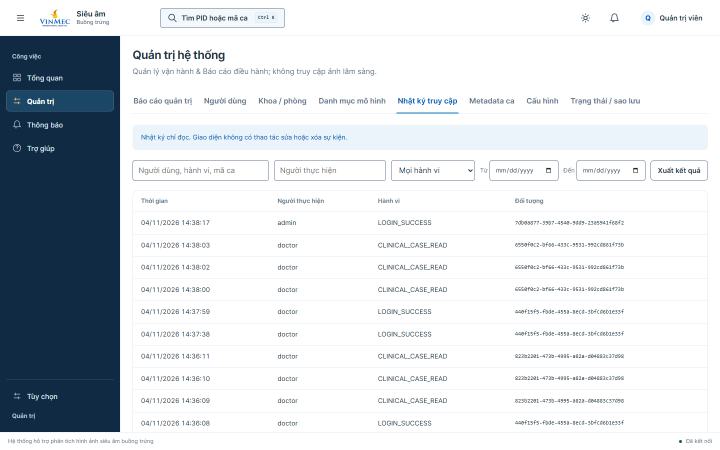
#> input picture audit/2026-11-04/admin-audit.png, 1440 x 900 px (shown at 1/2 size); its folder holds 4 pictures in this run
$ python contact-sheets.py
#> lines starting #> are read from the running program, lines starting #| are printed output that depends on the picture
from pathlib import Path
from PIL import Image, ImageDraw
out=Path(__file__).parent
files=[p for p in out.glob('*.png') if not p.name.startswith(('sheet-','print-page','actual-print','synthetic','cua-'))]
for start in range(0,len(files),6):
    sheet=Image.new('RGB',(1500,1320),'#dddddd');draw=ImageDraw.Draw(sheet)
#> after `sheet = Image.new('RGB', (1500, 1320), '#dddddd')`: sheet: PIL image 1500x1320 RGB; every value is 221
    for j,p in enumerate(files[start:start+6]):
        im=Image.open(p).convert('RGB');im.thumbnail((740,400));x=(j%2)*750;y=(j//2)*440
#> further down, im is the input picture: PIL image 1440x900 RGB; mean R, G, B 214.6, 219.6, 224
#> after `im.thumbnail((740, 400))`:
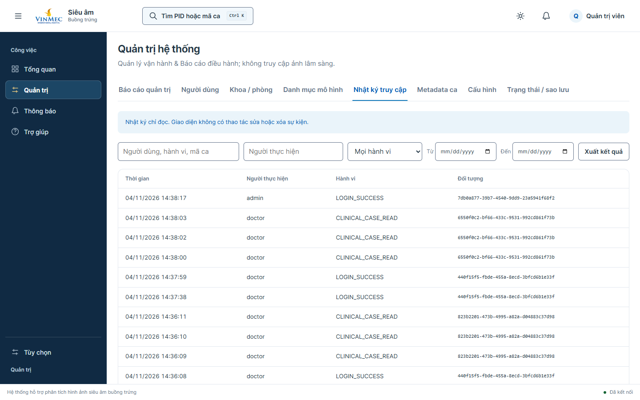
#> im: PIL image 640x400 RGB; mean R, G, B 214.4, 219.4, 223.9
        draw.text((x+8,y+5),p.name,fill='black');sheet.paste(im,(x,y+25))
#> after `sheet.paste(im, (x, y + 25))`:
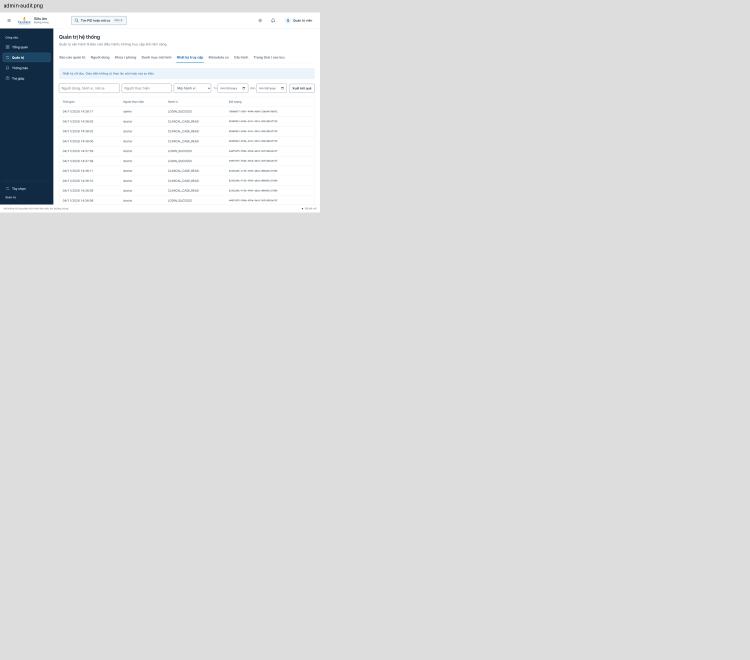
#> sheet: PIL image 1500x1320 RGB (shown at 1/2 size); mean R, G, B 220.1, 220.8, 221.4
    sheet.save(out/f'sheet-{start//6+1}.jpg')
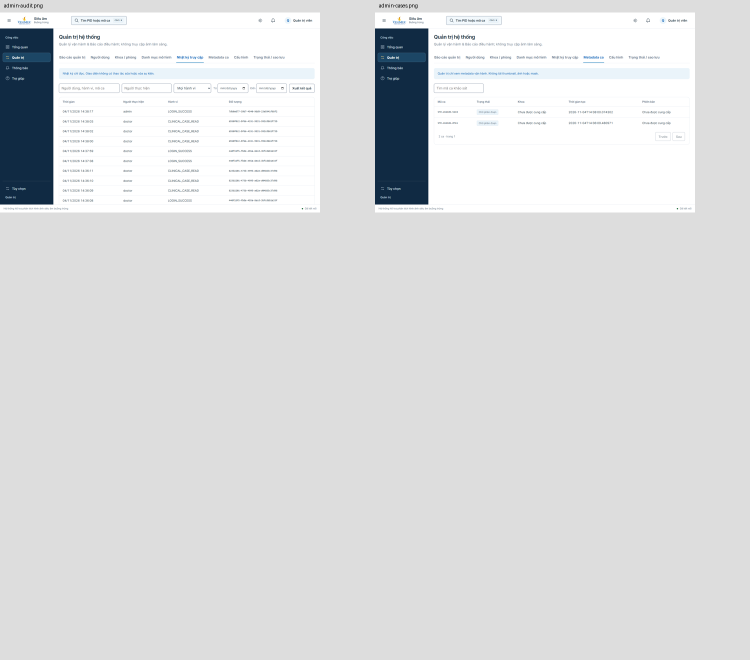
#> saved as sheet-1.jpg: PIL image 1500x1320 RGB (shown at 1/2 size); mean R, G, B 219.5, 220.8, 221.9
print('sheets',(len(files)+5)//6)

$ run again, on audit/2026-11-04/admin-departments.png
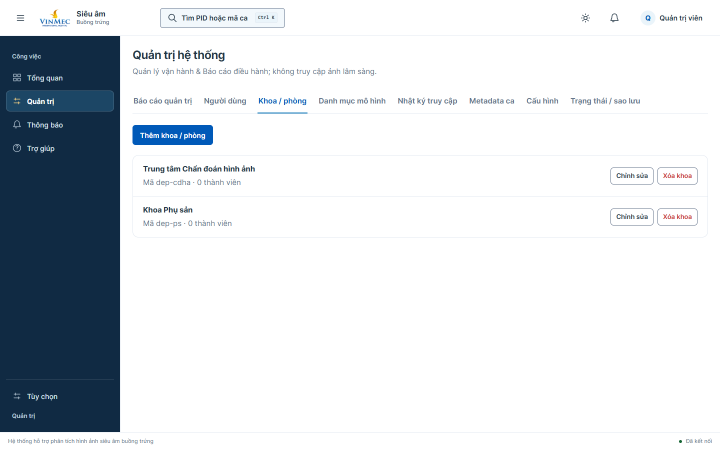
#> input picture audit/2026-11-04/admin-departments.png, 1440 x 900 px (shown at 1/2 size)
#> im is the input picture: PIL image 1440x900 RGB; mean R, G, B 217, 221.6, 225.9
#> `im.thumbnail((740, 400))`:
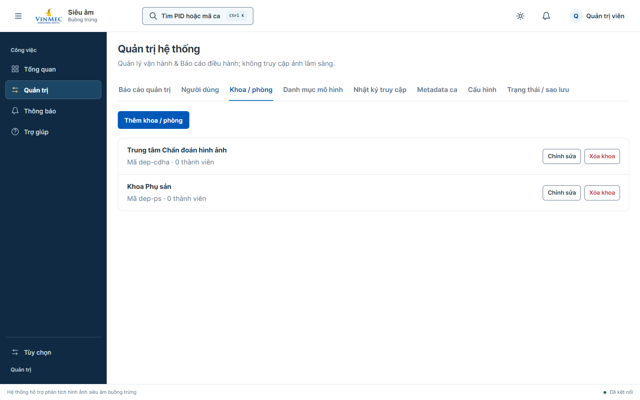
#> im: PIL image 640x400 RGB; mean R, G, B 216.9, 221.5, 225.9
#> `sheet.paste(im, (x, y + 25))`:
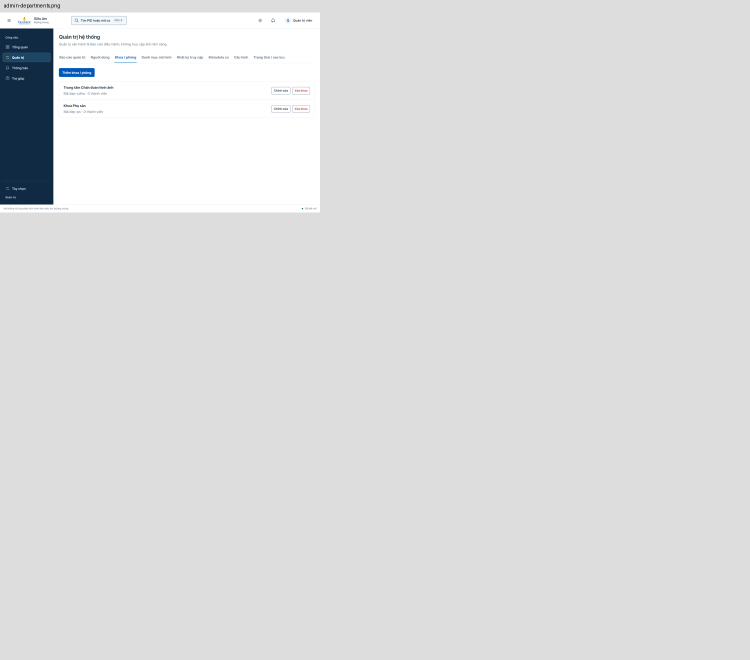
#> sheet: PIL image 1500x1320 RGB (shown at 1/2 size); mean R, G, B 220.4, 221, 221.6

$ run again, on audit/2026-11-04/admin-login.png
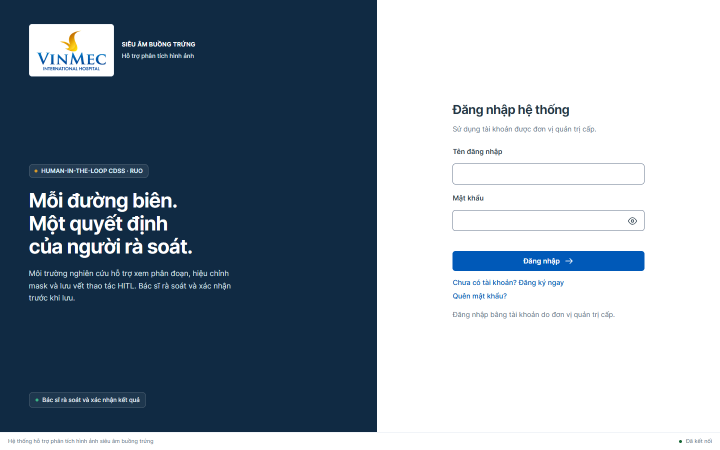
#> input picture audit/2026-11-04/admin-login.png, 1440 x 900 px (shown at 1/2 size)
#> im is the input picture: PIL image 1440x900 RGB; mean R, G, B 137.1, 150.8, 163.9
#> `im.thumbnail((740, 400))`:
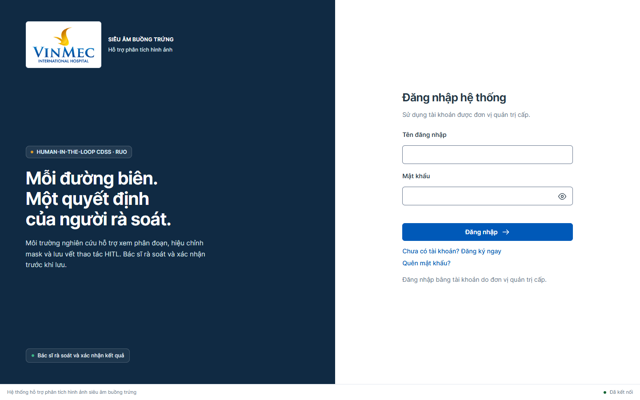
#> im: PIL image 640x400 RGB; mean R, G, B 137, 150.7, 163.9
#> `sheet.paste(im, (x, y + 25))`:
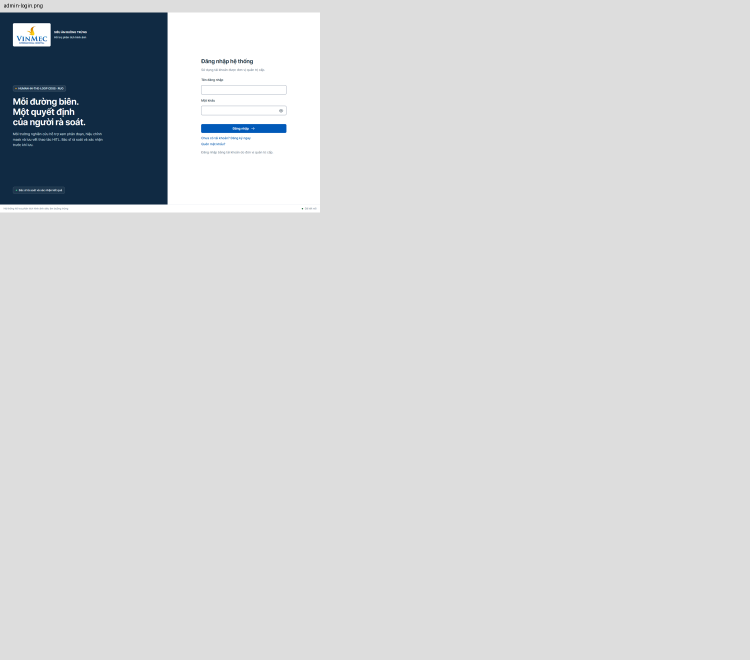
#> sheet: PIL image 1500x1320 RGB (shown at 1/2 size); mean R, G, B 210.1, 211.9, 213.6

$ run again, on audit/2026-11-04/admin-models.png
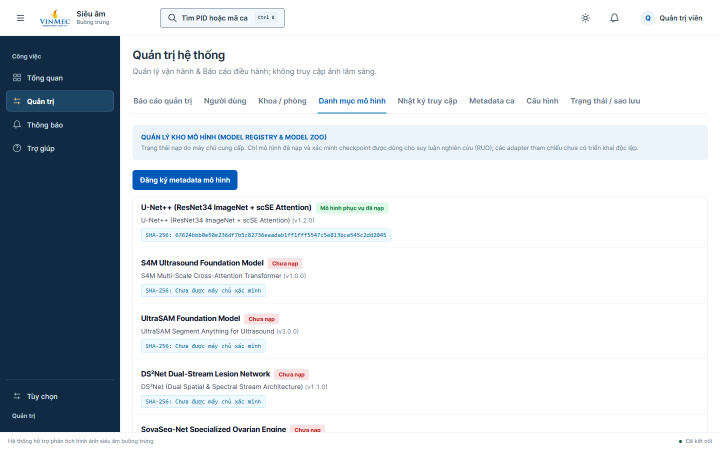
#> input picture audit/2026-11-04/admin-models.png, 1440 x 900 px (shown at 1/2 size)
#> im is the input picture: PIL image 1440x900 RGB; mean R, G, B 212.5, 218.4, 223.7
#> `im.thumbnail((740, 400))`:
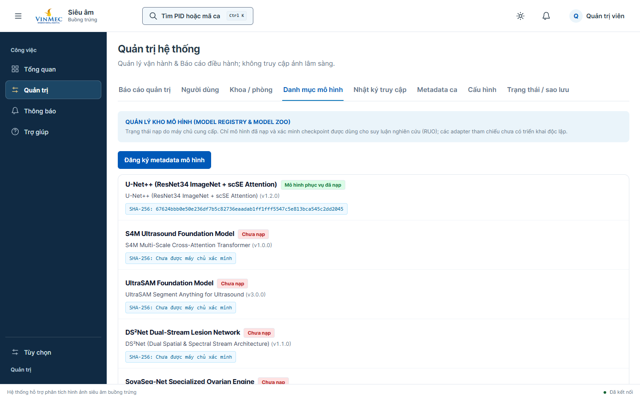
#> im: PIL image 640x400 RGB; mean R, G, B 212.4, 218.3, 223.6
#> `sheet.paste(im, (x, y + 25))`:
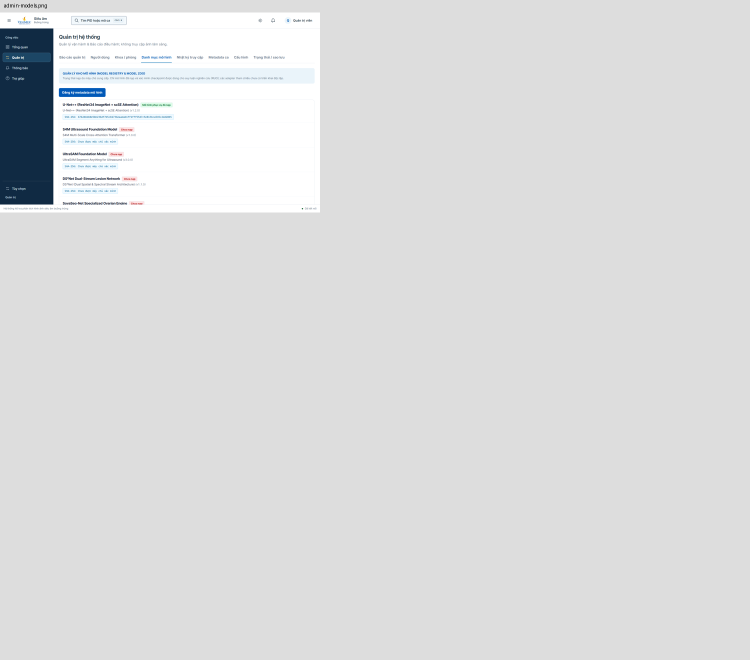
#> sheet: PIL image 1500x1320 RGB (shown at 1/2 size); mean R, G, B 219.9, 220.6, 221.3
